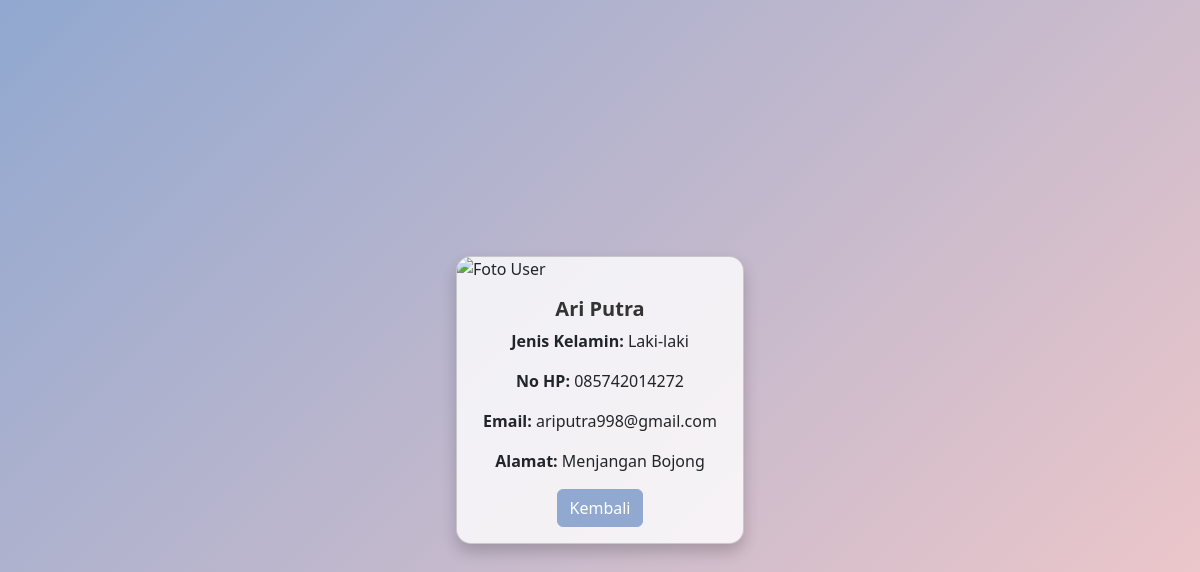
Screenshot of /detail.php?id=1 with the database file from the repository.
### tables this page shows
CREATE TABLE `tb_users` (
  `id` int(10) NOT NULL,
  `nama` varchar(255) NOT NULL,
  `alamat` varchar(255) NOT NULL,
  `nohp` char(13) NOT NULL,
  `foto` blob DEFAULT NULL,
  `jenis_kelamin` enum('Laki-laki','Perempuan') DEFAULT NULL,
  `email` varchar(255) DEFAULT NULL
);

### detail.php (the view, shortened to what this page needs)
<?php
$servername = "localhost";
$username = "root";
$password = "";
$dbname = "db_php";
$conn = new mysqli($servername, $username, $password, $dbname);
if (isset($_GET['id'])) {
    $id = $_GET['id'];
    $sql = "SELECT * FROM tb_users WHERE id = $id";
    $result = $conn->query($sql);
    if ($result->num_rows > 0) {
        $row = $result->fetch_assoc();
    } else {
        echo "Data tidak ditemukan.";
        exit;
    }
} else {
    echo "ID tidak ditemukan.";
    exit;
}
?>
<!doctype html>
<html lang="en">
<head>
    <link href="https://cdn.jsdelivr.net/npm/bootstrap@5.3.3/dist/css/bootstrap.min.css" rel="stylesheet">
</head>
<body>
    <div class="card">
        <img src="detail.php?id=<?php echo $row['id']; ?>&show_image=1" class="card-img-top" alt="Foto User">
        <div class="card-body">
            <h5 class="card-title"><?php echo $row['nama']; ?></h5>
            <p class="card-text"><strong>Jenis Kelamin:</strong> <?php echo $row['jenis_kelamin']; ?></p>
            <p class="card-text"><strong>No HP:</strong> <?php echo $row['nohp']; ?></p>
            <p class="card-text"><strong>Email:</strong> <?php echo $row['email']; ?></p>
            <p class="card-text"><strong>Alamat:</strong> <?php echo $row['alamat']; ?></p>
            <a href="index.php" class="btn btn-primary">Kembali</a>
        </div>
    </div>
</body>
</html>

### detail.php (style rules this page uses)
body { background: linear-gradient(135deg, #91A8D0, #F7CAC9); min-height: 100vh; display: flex; align-items: center; justify-content: center; }
.card { background-color: rgba(255, 255, 255, 0.8); border-radius: 15px; box-shadow: 0 8px 16px rgba(0, 0, 0, 0.2); width: 18rem; }
.card-title { font-weight: bold; color: #333; }
.btn-primary { background-color: #91A8D0; border-color: #91A8D0; }
.card-body { text-align: center; }
.card-img-top { max-height: 300px; object-fit: cover; border-top-left-radius: 15px; border-top-right-radius: 15px; }

### rows the page displays
tb_users: nama "Ari Putra", jenis_kelamin "Laki-laki", nohp "085742014272", email "ariputra998@gmail.com", alamat "Menjangan Bojong"
